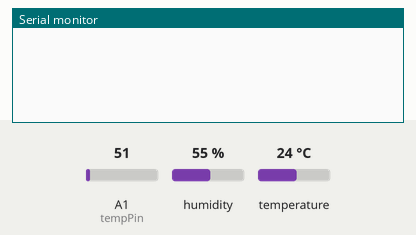
The sketch below on a simulated Arduino Uno, built with avr-gcc and run on an emulated ATmega328P. Parts: the last lines printed to the serial monitor. The test bench sets the inputs (shaded band); at power-on: humidity 55 %, A1 (tempPin) = 51, temperature 24 °C.

Above: at 2.8 s.
2.9 s: humidity set to 22 %
At 4.2 s:
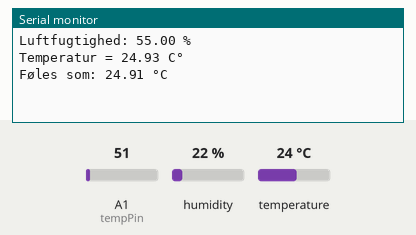
4.5 s: A1 (tempPin) set to 61
6.0 s: humidity set to 40 %
At 7.4 s:
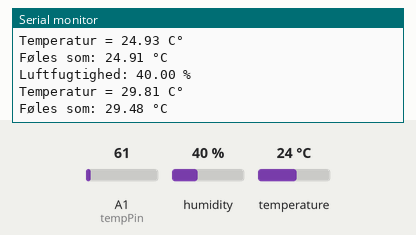

The sketch:

DHT_LM35_B115.ino
```cpp
#include "DHT.h"

#define DHTPIN A0     // Digital pin connected to the DHT sensor

#define DHTTYPE DHT22   // DHT 22  (AM2302), AM2321


DHT dht(DHTPIN, DHTTYPE);

void setup() {
  Serial.begin(9600);
  dht.begin();
}

float Fugt() {
  // Wait a few seconds between measurements.

  // Vaerdierne måles hurtigt - ca 250 millisekunder
  // Sensoren kan kun maale hvert andet sekund ( der kan derfor ifølge guiden vaere en forsinkelse på det den læser.

  // Pin 1(til venstre) skal saettes til +5V
  // Pin 2( i midten) til DHTPIN A0
  // Pin 3 (til højre) skal saettes i ground(GND)

  float fugt = dht.readHumidity();
  // Serial.print("Luftfugtighed: ");
  //Serial.print(fugt); Serial.println(" %");

  return fugt;
}

float Temp() {

  // venstreben sættes til 5 V
  // Midterste ben til A1
  // hoejreben til GND
  int val;
  int tempPin = A1;
  val = analogRead(tempPin);
  float mv = ( val / 1023.0) * 5000;       //mv = milli volt
  float temp = mv / 10;

  /*Serial.print("Temperatur = ");
    Serial.print(temp);
    Serial.print(" C°");
    Serial.println();*/
  return temp;
}

// Registrerer heat index i celsius (isFahreheit = false)
float FoelesSom() {
  float foelesSom = dht.computeHeatIndex(Temp(), Fugt(), false);
  /*Serial.print("Føles som: ");
    Serial.print(foelesSom); Serial.println(" °C ");*/
  return foelesSom;

}

void FejlTjek() {       //returnerer kun hvis noget fejler i laesningen

  if (isnan(Fugt()) || isnan(Temp())) {
    Serial.println(F("Failed to read from DHT sensor!"));
    return;
  }
}

void printAlt() {
  Serial.print("Luftfugtighed: ");
  Serial.print(Fugt()); Serial.println(" %");

  Serial.print("Temperatur = ");
  Serial.print(Temp());
  Serial.print(" C°");
  Serial.println();
  Serial.print("Føles som: ");
  Serial.print(FoelesSom()); Serial.println(" °C ");
  Serial.println("");

}
void loop() {
  Fugt();
  delay(1000);
  Temp();
  delay(1000);
  FoelesSom();
  FejlTjek();
  delay(1000);
  printAlt();
  delay(1000);
}
```

Measured:
- after the input at 6.0 s, the serial monitor: prints a new line after 1.0 s (image 2)
